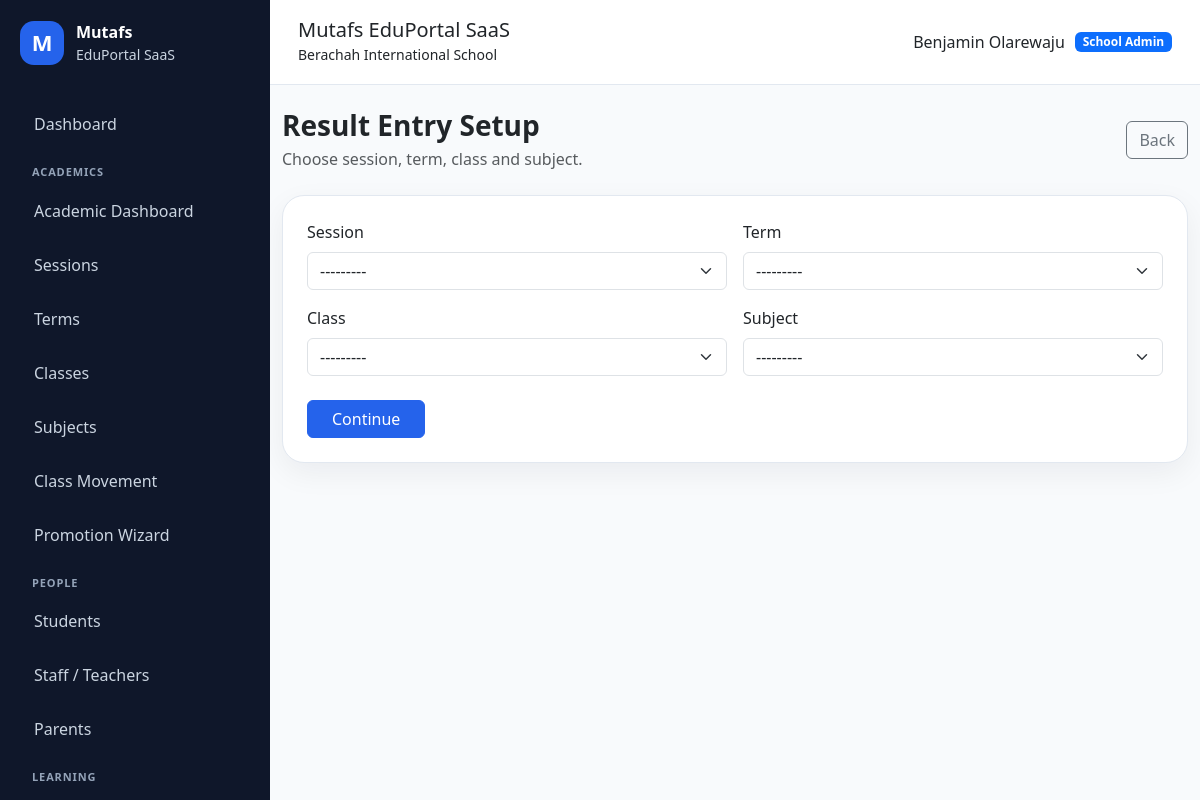
/results/entry/setup/ (signed in), run on the app's committed database.
### apps/schools/models.py (models this page shows, shortened)
class School(models.Model):
    class SubscriptionStatus(models.TextChoices):
        TRIAL = "TRIAL", "Trial"
        ACTIVE = "ACTIVE", "Active"
        EXPIRED = "EXPIRED", "Expired"
        SUSPENDED = "SUSPENDED", "Suspended"
    name = models.CharField(max_length=255)
    slug = models.SlugField(max_length=255, unique=True, db_index=True)
    portal_subpath = models.SlugField(
        max_length=255,
        unique=True,
        help_text="Public portal path, e.g. berachah-school",
    )
    code = models.CharField(max_length=50, unique=True, db_index=True)
    email = models.EmailField(blank=True)
    phone = models.CharField(max_length=30, blank=True)
    address = models.TextField(blank=True)
    logo = models.ImageField(upload_to="school_logos/", blank=True, null=True)
    result_stamp = models.ImageField(
        upload_to="school_stamps/",
        blank=True,
        null=True,
    )
    is_active = models.BooleanField(default=True)
    is_verified = models.BooleanField(default=False)
    subscription_status = models.CharField(
        max_length=20,
        choices=SubscriptionStatus.choices,
        default=SubscriptionStatus.TRIAL,
        db_index=True,
    )
    subscription_start_date = models.DateField(null=True, blank=True)
    subscription_end_date = models.DateField(null=True, blank=True)
    result_checker_enabled = models.BooleanField(default=True)
    cbt_enabled = models.BooleanField(default=True)
    finance_enabled = models.BooleanField(default=True)
    parent_portal_enabled = models.BooleanField(default=True)
    custom_domain = models.CharField(
        max_length=255,
        blank=True,
        db_index=True,
        help_text="Example: schoolname.com",
    )
    subdomain = models.SlugField(
        max_length=100,
        blank=True,
        db_index=True,
        help_text="Example: brightstar",
    )
    primary_color = models.CharField(
        max_length=20,
        default="#2563eb",
    )
    secondary_color = models.CharField(
        max_length=20,
        default="#0f172a",
    )
    accent_color = models.CharField(
        max_length=20,
        default="#22c55e",
    )
    maintenance_mode = models.BooleanField(default=False)
    maintenance_message = models.TextField(
        blank=True,
        default="This school portal is temporarily under maintenance.",
    )
    storage_limit_mb = models.PositiveIntegerField(default=500)
    allow_custom_branding = models.BooleanField(default=True)
    created_at = models.DateTimeField(auto_now_add=True)
    updated_at = models.DateTimeField(auto_now=True)
    class Meta:
        ordering = ["name"]
        indexes = [
            models.Index(fields=["slug"]),
            models.Index(fields=["portal_subpath"]),
            models.Index(fields=["subscription_status"]),
            models.Index(fields=["is_active"]),
        ]
    @property
    def is_subscription_expired(self):
        if not self.subscription_end_date:
            return False
        return timezone.localdate() > self.subscription_end_date

### apps/accounts/models.py (models this page shows, shortened)
class User(AbstractUser):
    class Role(models.TextChoices):
        SUPER_ADMIN = "SUPER_ADMIN", "Super Admin"
        SCHOOL_ADMIN = "SCHOOL_ADMIN", "School Admin"
        TEACHER = "TEACHER", "Teacher"
        STUDENT = "STUDENT", "Student"
        PARENT = "PARENT", "Parent/Guardian"
    email = models.EmailField(unique=True)
    role = models.CharField(
        max_length=30,
        choices=Role.choices,
        default=Role.STUDENT,
        db_index=True,
    )
    school = models.ForeignKey(
        "schools.School",
        on_delete=models.SET_NULL,
        null=True,
        blank=True,
        related_name="users",
    )
    phone = models.CharField(max_length=30, blank=True)
    profile_picture = models.ImageField(
        upload_to="profiles/",
        blank=True,
        null=True,
    )
    must_change_password = models.BooleanField(default=False)
    last_login_ip = models.GenericIPAddressField(null=True, blank=True)
    last_activity_at = models.DateTimeField(null=True, blank=True)
    failed_login_attempts = models.PositiveIntegerField(default=0)
    created_at = models.DateTimeField(auto_now_add=True)
    updated_at = models.DateTimeField(auto_now=True)
    REQUIRED_FIELDS = ["email"]
    class Meta:
        indexes = [
            models.Index(fields=["role"]),
            models.Index(fields=["school", "role"]),
            models.Index(fields=["email"]),
        ]
    @property
    def is_super_admin(self):
        return self.role == self.Role.SUPER_ADMIN
    @property
    def is_school_admin(self):
        return self.role == self.Role.SCHOOL_ADMIN
    @property
    def is_teacher(self):
        return self.role == self.Role.TEACHER
    @property
    def is_student(self):
        return self.role == self.Role.STUDENT
    @property
    def is_parent(self):
        return self.role == self.Role.PARENT

### apps/results/views.py (the view)
# urls.py: path("entry/setup/", views.result_setup, name="result_setup"),
@login_required
@role_required(User.Role.SCHOOL_ADMIN, User.Role.TEACHER)
def result_setup(request):
    school = get_user_school(request)
    sessions = AcademicSession.objects.filter(school=school)
    terms = AcademicTerm.objects.filter(school=school)
    if request.user.is_teacher:
        classes, subjects = teacher_classes_and_subjects(request)
    else:
        classes = SchoolClass.objects.filter(school=school, is_active=True)
        subjects = Subject.objects.filter(school=school, is_active=True)
    if request.method == "POST":
        form = ResultSetupForm(
            request.POST,
            sessions=sessions,
            terms=terms,
            classes=classes,
            subjects=subjects,
        )
        if form.is_valid():
            return redirect(
                "result_entry",
                session_id=form.cleaned_data["session"].id,
                term_id=form.cleaned_data["term"].id,
                class_id=form.cleaned_data["school_class"].id,
                subject_id=form.cleaned_data["subject"].id,
            )
    else:
        form = ResultSetupForm(
            sessions=sessions,
            terms=terms,
            classes=classes,
            subjects=subjects,
        )
    return render(request, "results/result_setup.html", {
        "form": form,
    })

### apps/results/forms.py
class ResultSetupForm(forms.Form):
    session = forms.ModelChoiceField(
        queryset=None,
        widget=forms.Select(attrs={"class": "form-select"}),
    )
    term = forms.ModelChoiceField(
        queryset=None,
        widget=forms.Select(attrs={"class": "form-select"}),
    )
    school_class = forms.ModelChoiceField(
        queryset=None,
        widget=forms.Select(attrs={"class": "form-select"}),
    )
    subject = forms.ModelChoiceField(
        queryset=None,
        widget=forms.Select(attrs={"class": "form-select"}),
    )
    def __init__(self, *args, sessions=None, terms=None, classes=None, subjects=None, **kwargs):
        super().__init__(*args, **kwargs)
        self.fields["session"].queryset = sessions
        self.fields["term"].queryset = terms
        self.fields["school_class"].queryset = classes
        self.fields["subject"].queryset = subjects

### apps/academics/models.py (called while the page is built)
    def __str__(self):
        return f"{self.name} - {self.school.name}"

    def __str__(self):
        return f"{self.get_name_display()} - {self.session.name}"

    def __str__(self):
        return f"{self.name} - {self.school.name}"

    def __str__(self):
        return f"{self.name} - {self.school.name}"

### apps/core/context_processors.py (called while the page is built)
def global_context(request):
    user = getattr(request, "user", None)
    current_school = None
    subscription_expired = False
    if user and user.is_authenticated:
        current_school = getattr(user, "school", None)
        subscription_expired = getattr(request, "subscription_expired", False)
    return {
        "APP_NAME": "Mutafs EduPortal SaaS",
        "COMPANY_NAME": "Mutafs Global Technology",
        "current_school": current_school,
        "subscription_expired": subscription_expired,
    }

### apps/messaging/context_processors.py (called while the page is built)
def unread_messages_count(request):
    if not request.user.is_authenticated:
        return {
            "global_unread_messages_count": 0,
        }
    count = MessageReadStatus.objects.filter(
        user=request.user,
        is_read=False,
    ).count()
    return {
        "global_unread_messages_count": count,
    }

### apps/results/views.py (called while the page is built)
def get_user_school(request):
    return request.user.school

### apps/schools/context_processors.py (called while the page is built)
def tenant_context(request):
    school = None
    if request.user.is_authenticated:
        school = getattr(request.user, "school", None)
    return {
        "tenant_school": school,
    }

### templates/results/result_setup.html (shortened to what this page needs)
{% extends "base.html" %}
{% block content %}
<div class="d-flex justify-content-between align-items-center mb-4">
    <div>
        <h3 class="fw-bold mb-1">Result Entry Setup</h3>
        <p class="text-muted mb-0">Choose session, term, class and subject.</p>
    </div>
    <a href="{% url 'result_dashboard' %}" class="btn btn-outline-secondary">Back</a>
</div>
<form method="post">
    <div class="content-card">
        <div class="row g-3">
            <div class="col-md-6">
                <label class="form-label">Session</label>
                {{ form.session }}
            </div>
            <div class="col-md-6">
                <label class="form-label">Term</label>
                {{ form.term }}
            </div>
            <div class="col-md-6">
                <label class="form-label">Class</label>
                {{ form.school_class }}
            </div>
            <div class="col-md-6">
                <label class="form-label">Subject</label>
                {{ form.subject }}
            </div>
        </div>
        <div class="mt-4">
            <button class="btn btn-primary px-4">Continue</button>
        </div>
    </div>
</form>
{% endblock %}

### templates/partials/navbar.html
<header class="topbar">
    <div>
        <h5 class="mb-0">{{ APP_NAME }}</h5>
        {% if current_school %}
            <small>{{ current_school.name }}</small>
        {% else %}
            <small>{{ COMPANY_NAME }}</small>
        {% endif %}
    </div>
    <div class="topbar-user">
        {% if request.user.is_authenticated %}
            <span>{{ request.user.get_full_name|default:request.user.username }}</span>
            <span class="badge bg-primary">{{ request.user.get_role_display }}</span>
        {% endif %}
    </div>
</header>

### static/css/dashboard.css (style rules this page uses)
:root { --primary: #2563eb; --dark: #0f172a; --muted: #64748b; --bg: #f8fafc; --card: #ffffff; --border: #e2e8f0; }
body { background: var(--bg); font-family: system-ui, -apple-system, BlinkMacSystemFont, "Segoe UI", sans-serif; }
.topbar { background: white; border-bottom: 1px solid var(--border); padding: 18px 28px; display: flex; justify-content: space-between; align-items: center; }
.topbar-user { display: flex; gap: 10px; align-items: center; }
.content-card { background: #ffffff; border: 1px solid var(--border); border-radius: 22px; padding: 24px; box-shadow: 0 10px 30px rgba(15, 23, 42, 0.06); }

### data on the page
School: name "Berachah International School"
User: user.get_full_name "Benjamin Olarewaju", user.role "School Admin"

### other printed values
{{ APP_NAME }} "Mutafs EduPortal SaaS"
